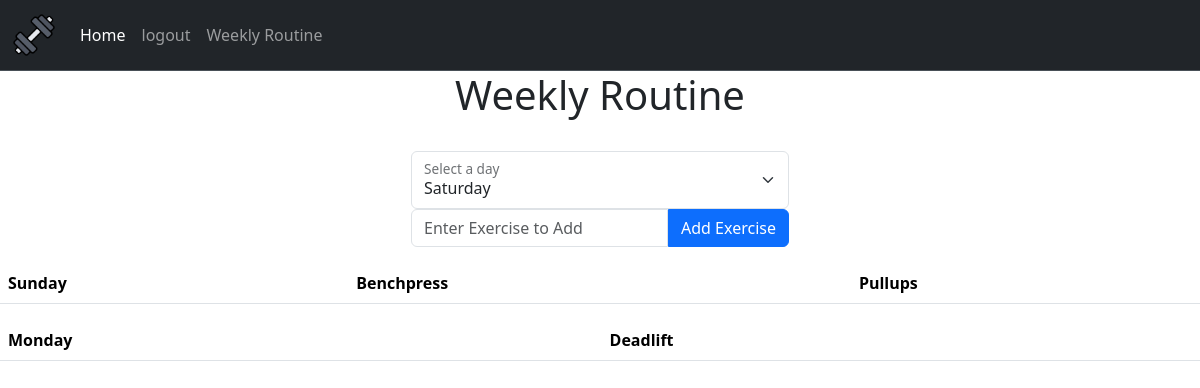
Before: /routine (signed in) with the older database file.
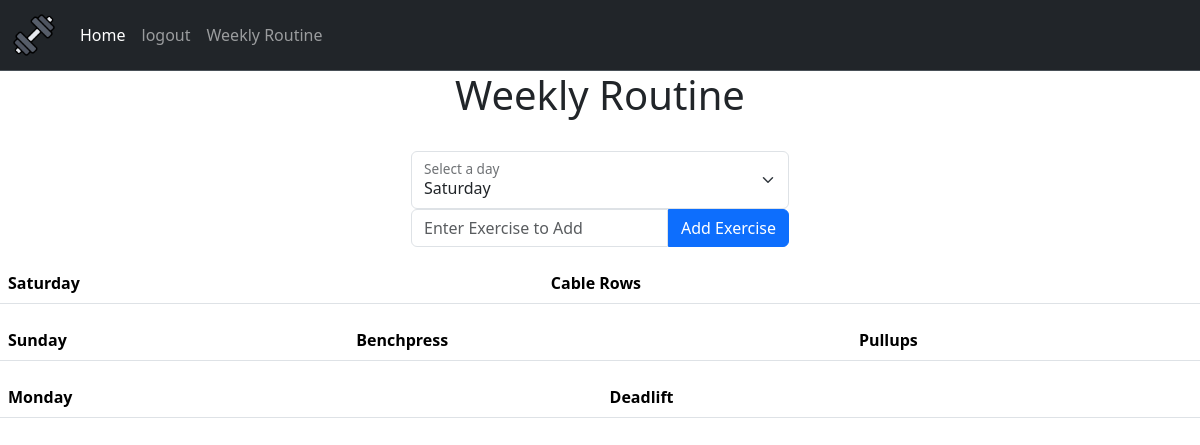
After: the same page with the newer database file.
### webapp/tables.py (models this page shows)
class Routine(db.Model):
    id = db.Column(db.Integer, primary_key = True)
    day = db.Column(db.String(12), nullable = False)
    exercise = db.Column(db.String(12), nullable = False)
    user_id = db.Column(db.Integer, db.ForeignKey('user.id'))

### webapp/routes.py (the view, shortened to what this page needs)
@routes.route("/routine", methods=["POST", "GET"])
@login_required
def routine():
    days = db.session.query(Routine.day).filter_by(user_id = current_user.id).distinct().order_by(days_order).all()
    days = [day[0] for day in days]
    exercises = db.session.query(Routine).filter_by(user_id = current_user.id).all()
    return render_template("routine.html", days = days, exercises = exercises)

### webapp/templates/routine.html (shortened to what this page needs)
{% extends "layout.html" %}
{% block main %}
<h1 style="text-align: center;">Weekly Routine</h1>
<div class="text-center d-flex justify-content-center">
    <form method="post" action="/routine">
        <br>
        <div class="form-floating">
        <select class="form-select" id="day" name="day">
            <option value="saturday">Saturday</option>
        </select>
        <label for="day">Select a day</label>
        </div>
        <div class="input-group mb-3">
            <input type="text" class="form-control" name="exercise" id="exercise" placeholder="Enter Exercise to Add">
            <button class="btn btn-primary mx-auto" id="set-submit" type="submit">Add Exercise</button>
        </div>
    </form>
</div>
{% for day in days %}
<table>
    <div class="container-fluid text-sm-center">
        <table class="table">
            <thead>
            <tr>
                <th scope="col">{{ day }}</th>
                {% for exercise in exercises %}
                    {% if exercise.day == day %}
                        <th scope="col"> {{ exercise.exercise }}</th>
                    {% endif %}
                {% endfor %}
            </tr>
            </thead>
        </table>
    </div>
</table>
{% endfor %}
{% endblock %}

### webapp/templates/layout.html (shortened to what this page needs)
<!DOCTYPE html>
<html>
  <head>
    <link
      href="https://cdn.jsdelivr.net/npm/bootstrap@5.3.2/dist/css/bootstrap.min.css"
      rel="stylesheet"
    />
    <link rel="stylesheet" href="{{ url_for('static', filename='styles.css') }}" />
  </head>
  <body>
    <nav
      class="navbar navbar navbar-expand-lg bg-dark border-bottom border-body"
      data-bs-theme="dark"
    >
      <div class="container-fluid">
        <a class="navbar-brand" href="/">
          <img src="{{ url_for('static', filename='icon.png') }}" wdith="50" height="44" alt="Workout Icon">
        </a>
        <div class="collapse navbar-collapse" id="navbarNavAltMarkup">
          <div class="navbar-nav">
            {% if current_user.is_authenticated %}
            <a
              class="nav-link active"
              aria-current="page"
              href="{{ url_for('routes.index') }}"
              >Home</a
            >
            <a class="nav-link" href="{{ url_for('auth.logout') }}">logout</a>
            <a class="nav-link" href="{{ url_for('routes.routine') }}">Weekly Routine</a>
            {% else %}
            <a class="nav-link" href="{{ url_for('auth.login') }}">Login</a>
            <a class="nav-link" href="{{ url_for('auth.register') }}"
              >Register</a
            >
            {% endif %}
          </div>
        </div>
      </div>
    </nav>
    <main>{% block main %}{% endblock %}</main>
  </body>
</html>

Changed rows visible on the page:
added Routine: exercise "Cable Rows", shown under "Saturday"
Other visible differences:
new list line: "Saturday"
